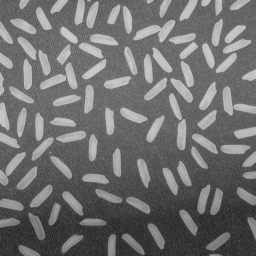
#> input picture Nhập môn thị giác máy tính/Thuc-hanh/Lab-05/Baitap5/images/rice.png, 256 x 256 px
$ jupyter execute --allow-errors 22520033_Baitap5.ipynb
#> lines starting #> are read from the running program, lines starting #| are printed output that depends on the picture; after the words box and inside, x2 and y2 are one past the last pixel; in counts of white or black regions, pixels touching at a corner belong together
[cell 1]
import cv2
import matplotlib.pyplot as plt
from sklearn.cluster import KMeans
import numpy as np

# Áp dụng phân đoạn ảnh

[cell 2]
def show_image(img, title='Image'):
    plt.imshow(cv2.cvtColor(img, cv2.COLOR_BGR2RGB))
    plt.title(title)
    plt.axis('off')

def drawHist(x):
    hist = cv2.calcHist([x], [0], None, [256], [0, 256])
    plt.plot(hist)
    plt.xlim([0, 256])
    plt.legend(('Histogram'), loc='upper left')

## Chọn ngưỡng: global

[cell 3]
def globalThresholding(img, thres=127):
    img_rst = img.copy()
    for i in range(img.shape[0]):
        for j in range(img.shape[1]):
            if img_rst[i][j] < thres:
                img_rst[i][j] = 255
            else:
                img_rst[i][j] = 0
    return img_rst

[cell 4]
img_color1 = cv2.imread('images/particles.bmp')

if img_color1 is None:
    print("Lỗi: Không thể đọc ảnh. Vui lòng kiểm tra đường dẫn.")
else:
    img_gray = cv2.cvtColor(img_color1, cv2.COLOR_BGR2GRAY)

    img_binary = globalThresholding(img_gray, thres=127)

    plt.figure(figsize=(10, 5))
    plt.subplot(1, 2, 1)
    show_image(img_gray, title='Ảnh xám')
    plt.subplot(1, 2, 2)
    show_image(img_binary, title='Ảnh GlobalThresholding')
    plt.tight_layout()
    plt.show()

[cell 5]
img_color2 = cv2.imread('images/Phandoan01.jpg')

if img_color2 is None:
    print("Lỗi: Không thể đọc ảnh. Vui lòng kiểm tra đường dẫn.")
else:
    # Chuyển đổi sang ảnh xám
    img_gray = cv2.cvtColor(img_color2, cv2.COLOR_BGR2GRAY)

    # Áp dụng hàm ngưỡng toàn cục
    img_binary = globalThresholding(img_gray, thres=85)

    plt.figure(figsize=(10, 5))
    plt.subplot(1, 2, 1)
    show_image(img_gray, title='Ảnh xám')
    plt.subplot(1, 2, 2)
    show_image(img_binary, title='Ảnh GlobalThresholding')
    plt.tight_layout()
    plt.show()

[cell 6]
img_color2 = cv2.imread('images/wdg2.jpg')

if img_color2 is None:
    print("Lỗi: Không thể đọc ảnh. Vui lòng kiểm tra đường dẫn.")
else:
    # Chuyển đổi sang ảnh xám
    img_gray = cv2.cvtColor(img_color2, cv2.COLOR_BGR2GRAY)

    # Áp dụng hàm ngưỡng toàn cục
    img_binary = globalThresholding(img_gray, thres=127)

    plt.figure(figsize=(10, 5))
    plt.subplot(1, 2, 1)
    show_image(img_gray, title='Ảnh xám')
    plt.subplot(1, 2, 2)
    show_image(img_binary, title='Ảnh GlobalThresholding')
    plt.tight_layout()
    plt.show()

[cell 7]
img_color2 = cv2.imread('images/rice.png')
#> img_color2 is the input picture: shape (256, 256, 3); min 40, max 204, mean 111.2

if img_color2 is None:
    print("Lỗi: Không thể đọc ảnh. Vui lòng kiểm tra đường dẫn.")
else:
    # Chuyển đổi sang ảnh xám
    img_gray = cv2.cvtColor(img_color2, cv2.COLOR_BGR2GRAY)

    # Áp dụng hàm ngưỡng toàn cục
    img_binary = globalThresholding(img_gray, thres=110)
#> after the loop in globalThresholding, `for i in range(img.shape[0]):`:
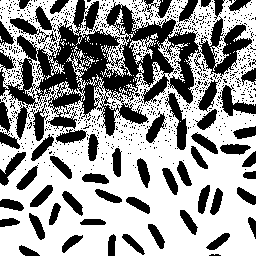
#> img_rst: shape (256, 256); 61% white; 953 black regions (893 under 20 px), largest, box (x1, y1, x2, y2) and area: (0, 0, 252, 140) 12135, (165, 93, 187, 150) 496, (218, 85, 256, 116) 473

    plt.figure(figsize=(10, 5))
    plt.subplot(1, 2, 1)
    show_image(img_gray, title='Ảnh xám')
    plt.subplot(1, 2, 2)
    show_image(img_binary, title='Ảnh GlobalThresholding')
    plt.tight_layout()
    plt.show()
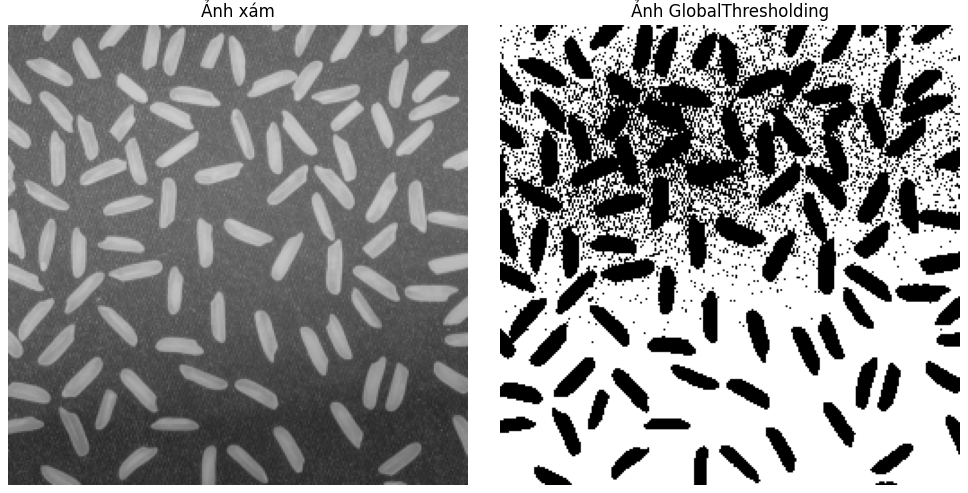
#> figure drawn by matplotlib, 2 panels

## Chọn ngưỡng: Adaptive

[cell 8]
def adaptiveThresholding(f, nrow, ncol):
    g = f.copy()
    r = int(f.shape[0] / nrow)
    c = int(f.shape[1] / ncol)
    for i in range(nrow):
        for j in range(ncol):
            x = f[i * r : (i + 1) * r, j * c : (j + 1) * c]
            show_image(x, title=f'Block {i}-{j}')
            drawHist(x)
            t = int(input(f'Enter threshold for block {i}-{j}: '))
            g[i * r : (i + 1) * r, j * c : (j + 1) * c] = globalThresholding(x, t)

    return g

[cell 9]
image_file = 'images/wdg3.jpg'

# Đọc ảnh màu
img_color = cv2.imread(image_file)

# Kiểm tra xem ảnh có được đọc thành công hay không
if img_color is None:
    print(f"Lỗi: Không thể đọc ảnh {image_file}. Vui lòng kiểm tra đường dẫn.")
else:
    # Chuyển đổi sang ảnh xám
    img_gray = cv2.cvtColor(img_color, cv2.COLOR_BGR2GRAY)

    # Áp dụng ngưỡng thích nghi
    nrow, ncol = 3, 3  # Số hàng và cột của các khối
    img_result = adaptiveThresholding(img_gray, nrow, ncol)

    # Hiển thị kết quả
    plt.figure(figsize=(10, 5))

    plt.subplot(1, 2, 1)
    show_image(img_gray, title='Ảnh xám')

    plt.subplot(1, 2, 2)
    show_image(img_result, title='Ảnh ngưỡng thích nghi')

    plt.tight_layout()
    plt.show()

## Áp dụng thuật toán K-means, Representing each pixel as (r,g,b)

[cell 10]
def Kmeans(img, n_clusters=6):
    nrow, ncol,nchl = img.shape
    g = img.reshape(nrow*ncol,nchl)
    k_means = KMeans(n_clusters = n_clusters, random_state = 0).fit(g)
    t = k_means.cluster_centers_[k_means.labels_]
    img_res=t.reshape(nrow,ncol,nchl)
    return img_res

[cell 11]
img = cv2.imread('images/vegetables.jpg')
#> (the rest of this cell did not finish here and is left out)

[cell 12]
img = cv2.imread('images/hand.jpg')
#> (the rest of this cell did not finish here and is left out)

img_res = np.clip(img_res, 0, 255).astype(np.uint8)

plt.figure(figsize=(10, 5))

plt.subplot(1, 2, 1)
plt.title('Ảnh gốc')
plt.imshow(cv2.cvtColor(img, cv2.COLOR_BGR2RGB))
plt.axis('off')

plt.subplot(1, 2, 2)
plt.title('Ảnh áp dụng K-means')
plt.imshow(cv2.cvtColor(img_res, cv2.COLOR_BGR2RGB))
plt.axis('off')

plt.show()

[cell 13]
img = cv2.imread('images/thuoc.jpg')
#> (the rest of this cell did not finish here and is left out)

img_res = np.clip(img_res, 0, 255).astype(np.uint8)

plt.figure(figsize=(10, 5))

plt.subplot(1, 2, 1)
plt.title('Ảnh gốc')
plt.imshow(cv2.cvtColor(img, cv2.COLOR_BGR2RGB))
plt.axis('off')

plt.subplot(1, 2, 2)
plt.title('Ảnh áp dụng K-means')
plt.imshow(cv2.cvtColor(img_res, cv2.COLOR_BGR2RGB))
plt.axis('off')

plt.show()

## Áp dụng thuật toán K-means, Represent each pixel as (r,g,b,x,y)

[cell 14]
def Kmeans2(img, n_clusters=6):
    img_tmp = img.copy()
    nrow, ncol, nchl = img.shape

    g = []
    for y in range(nrow):
        for x in range(ncol):
            tmp = [img_tmp[y, x][0], img_tmp[y, x][1], img_tmp[y, x][2], x, y]
            g.append(tmp)
    k_means = KMeans(n_clusters=n_clusters, random_state=0).fit(g)
    arrcolor = np.random.rand(20, 3) * 255
    t = arrcolor[k_means.labels_]
    img_res = img_tmp
    i = 0
    for y in range(nrow):
        for x in range(ncol):
            img_res[y, x] = t[i][0:3]
            i += 1
    return img_res

[cell 15]
img = cv2.imread('images/vegetables.jpg')
#> (the rest of this cell did not finish here and is left out)

[cell 16]
img = cv2.imread('images/thuoc.jpg')
#> (the rest of this cell did not finish here and is left out)
